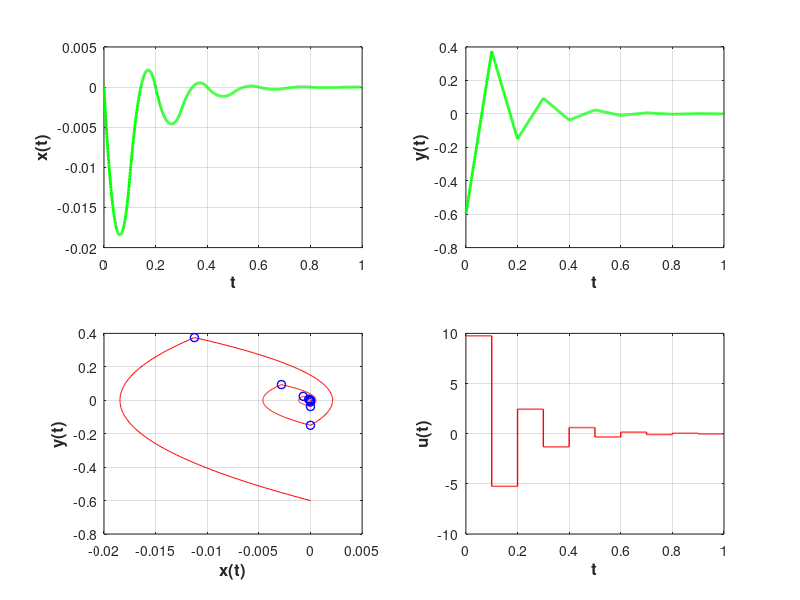

The MATLAB script that drew this image:
function class1903fixedc
    A = [0, 1; 1, 0];
    B = [0; 1];
    h = 0.1;
    Ad = expm(A * h);
    f = @(s)(expm(A * s) * B);
    Bd = integral(f, 0, h, "ArrayValued", true);

    theta = -place(Ad, Bd, [-0.5, 0.5]);

    nx = size(Ad, 1); % количество строчек
    % задаем время отрисовки графиков
    TIME = 1.0;
    % задаем параметры метода решения системы дифференциальных уравнений
    options = odeset('RelTol', 1e-5, 'AbsTol', 1e-5 * ones(1, nx));
    % задаем начальные условия 
    x0 = zeros(1, nx);   

    x0(1) = 0.0;
    x0(2) = -0.6;

    discr = 0 : h : TIME;
    tlst = [];
    xlst = [];
    ulst = [];

    x0lst = [];

    for i = 1 : size(discr, 2) - 1
        ticks = discr(i) : 0.001 : discr(i + 1);
        [TL, YL] = ode45(@(t, X)(A * X + B * theta * x0'), ticks, x0, options);
        tlst = [tlst; TL];
        xlst = [xlst; YL];
        ulst = [ulst, theta * x0' * ones(1, size(TL, 1))];
        x0 = YL(end, :);
        x0lst = [x0lst; x0];
    end

    fhandle = figure;
    subplot(2, 2, 1)
        plot(tlst, xlst(:, 1), 'g', 'LineWidth', 2.0)
        grid on;
        xlabel('t', 'FontSize', 12, 'FontWeight', 'bold');
        ylabel('x(t)', 'FontSize', 12, 'FontWeight', 'bold');
    subplot(2, 2, 2)
        plot(tlst, xlst(:, 2), 'g', 'LineWidth', 2.0)
        grid on;
        xlabel('t', 'FontSize', 12, 'FontWeight', 'bold');
        ylabel('y(t)', 'FontSize', 12, 'FontWeight', 'bold');
    subplot(2, 2, 3)
        plot(xlst(:, 1), xlst(:, 2), 'r', x0lst(:, 1), x0lst(:, 2), 'ob', 'LineWidth', 1.0)
        grid on;
        xlabel('x(t)', 'FontSize', 12, 'FontWeight', 'bold');
        ylabel('y(t)', 'FontSize', 12, 'FontWeight', 'bold');
    subplot(2, 2, 4)
        plot(tlst, ulst(1, :), 'r', 'LineWidth', 1.0)
        grid on;
        xlabel('t', 'FontSize', 12, 'FontWeight', 'bold');
        ylabel('u(t)', 'FontSize', 12, 'FontWeight', 'bold');
end